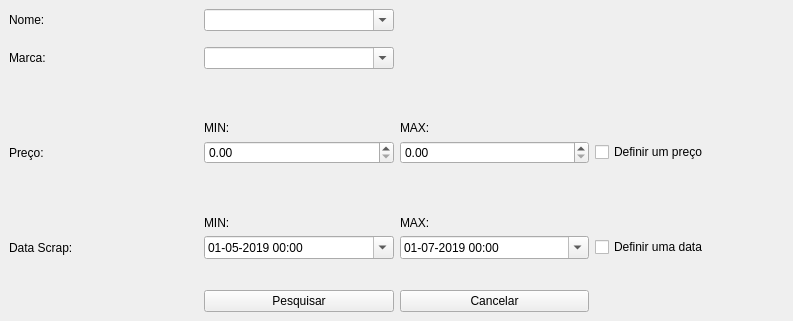
<?xml version="1.0" encoding="UTF-8"?>
<ui version="4.0">
 <class>MainWindow</class>
 <widget class="QMainWindow" name="MainWindow">
  <property name="geometry">
   <rect>
    <x>0</x>
    <y>0</y>
    <width>793</width>
    <height>321</height>
   </rect>
  </property>
  <property name="windowTitle">
   <string>MainWindow</string>
  </property>
  <property name="styleSheet">
   <string notr="true">font: 14pt &quot;Microsoft JhengHei UI&quot;;</string>
  </property>
  <widget class="QWidget" name="centralwidget">
   <layout class="QGridLayout" name="gridLayout">
    <item row="0" column="0">
     <layout class="QGridLayout" name="gridLayout_2">
      <item row="0" column="2">
       <widget class="QComboBox" name="nome_comboBox">
        <property name="autoFillBackground">
         <bool>false</bool>
        </property>
        <property name="editable">
         <bool>true</bool>
        </property>
       </widget>
      </item>
      <item row="6" column="4">
       <widget class="QDateTimeEdit" name="max_dateTimeEdit">
        <property name="dateTime">
         <datetime>
          <hour>0</hour>
          <minute>0</minute>
          <second>0</second>
          <year>2019</year>
          <month>7</month>
          <day>1</day>
         </datetime>
        </property>
        <property name="date">
         <date>
          <year>2019</year>
          <month>7</month>
          <day>1</day>
         </date>
        </property>
        <property name="maximumDateTime">
         <datetime>
          <hour>23</hour>
          <minute>59</minute>
          <second>59</second>
          <year>9999</year>
          <month>12</month>
          <day>31</day>
         </datetime>
        </property>
        <property name="displayFormat">
         <string>dd-MM-yyyy HH:00</string>
        </property>
        <property name="calendarPopup">
         <bool>true</bool>
        </property>
       </widget>
      </item>
      <item row="3" column="4">
       <widget class="QLabel" name="label_6">
        <property name="styleSheet">
         <string notr="true">font: 6pt &quot;MS Shell Dlg 2&quot;;</string>
        </property>
        <property name="text">
         <string>MAX:</string>
        </property>
        <property name="alignment">
         <set>Qt::AlignBottom|Qt::AlignLeading|Qt::AlignLeft</set>
        </property>
       </widget>
      </item>
      <item row="3" column="2">
       <widget class="QLabel" name="label_5">
        <property name="styleSheet">
         <string notr="true">font: 6pt &quot;MS Shell Dlg 2&quot;;</string>
        </property>
        <property name="text">
         <string>MIN:</string>
        </property>
        <property name="alignment">
         <set>Qt::AlignBottom|Qt::AlignLeading|Qt::AlignLeft</set>
        </property>
       </widget>
      </item>
      <item row="5" column="0">
       <spacer name="verticalSpacer">
        <property name="orientation">
         <enum>Qt::Vertical</enum>
        </property>
        <property name="sizeType">
         <enum>QSizePolicy::Fixed</enum>
        </property>
        <property name="sizeHint" stdset="0">
         <size>
          <width>20</width>
          <height>5</height>
         </size>
        </property>
       </spacer>
      </item>
      <item row="5" column="2">
       <widget class="QLabel" name="label_7">
        <property name="styleSheet">
         <string notr="true">font: 6pt &quot;MS Shell Dlg 2&quot;;</string>
        </property>
        <property name="text">
         <string>MIN:</string>
        </property>
        <property name="alignment">
         <set>Qt::AlignBottom|Qt::AlignLeading|Qt::AlignLeft</set>
        </property>
       </widget>
      </item>
      <item row="5" column="4">
       <widget class="QLabel" name="label_8">
        <property name="styleSheet">
         <string notr="true">font: 6pt &quot;MS Shell Dlg 2&quot;;</string>
        </property>
        <property name="text">
         <string>MAX:</string>
        </property>
        <property name="alignment">
         <set>Qt::AlignBottom|Qt::AlignLeading|Qt::AlignLeft</set>
        </property>
       </widget>
      </item>
      <item row="0" column="0">
       <widget class="QLabel" name="label">
        <property name="text">
         <string>Nome:</string>
        </property>
       </widget>
      </item>
      <item row="1" column="0">
       <spacer name="verticalSpacer_3">
        <property name="orientation">
         <enum>Qt::Vertical</enum>
        </property>
        <property name="sizeType">
         <enum>QSizePolicy::Fixed</enum>
        </property>
        <property name="sizeHint" stdset="0">
         <size>
          <width>20</width>
          <height>10</height>
         </size>
        </property>
       </spacer>
      </item>
      <item row="3" column="0">
       <spacer name="verticalSpacer_2">
        <property name="orientation">
         <enum>Qt::Vertical</enum>
        </property>
        <property name="sizeType">
         <enum>QSizePolicy::Fixed</enum>
        </property>
        <property name="sizeHint" stdset="0">
         <size>
          <width>20</width>
          <height>5</height>
         </size>
        </property>
       </spacer>
      </item>
      <item row="4" column="0">
       <widget class="QLabel" name="label_3">
        <property name="text">
         <string>Preço:</string>
        </property>
       </widget>
      </item>
      <item row="2" column="0">
       <widget class="QLabel" name="label_2">
        <property name="text">
         <string>Marca:</string>
        </property>
       </widget>
      </item>
      <item row="2" column="2">
       <widget class="QComboBox" name="marca_comboBox">
        <property name="editable">
         <bool>true</bool>
        </property>
       </widget>
      </item>
      <item row="7" column="0">
       <spacer name="verticalSpacer_5">
        <property name="orientation">
         <enum>Qt::Vertical</enum>
        </property>
        <property name="sizeType">
         <enum>QSizePolicy::Fixed</enum>
        </property>
        <property name="sizeHint" stdset="0">
         <size>
          <width>20</width>
          <height>25</height>
         </size>
        </property>
       </spacer>
      </item>
      <item row="6" column="0">
       <widget class="QLabel" name="label_4">
        <property name="text">
         <string>Data Scrap:</string>
        </property>
       </widget>
      </item>
      <item row="4" column="4">
       <widget class="QDoubleSpinBox" name="max_doubleSpinBox">
        <property name="enabled">
         <bool>true</bool>
        </property>
        <property name="wrapping">
         <bool>false</bool>
        </property>
        <property name="frame">
         <bool>true</bool>
        </property>
        <property name="prefix">
         <string/>
        </property>
       </widget>
      </item>
      <item row="6" column="2">
       <widget class="QDateTimeEdit" name="min_dateTimeEdit">
        <property name="dateTime">
         <datetime>
          <hour>0</hour>
          <minute>0</minute>
          <second>0</second>
          <year>2019</year>
          <month>5</month>
          <day>1</day>
         </datetime>
        </property>
        <property name="displayFormat">
         <string>dd-MM-yyyy HH:mm</string>
        </property>
        <property name="calendarPopup">
         <bool>true</bool>
        </property>
       </widget>
      </item>
      <item row="4" column="5">
       <widget class="QCheckBox" name="preco_checkBox">
        <property name="enabled">
         <bool>true</bool>
        </property>
        <property name="text">
         <string>Definir um preço</string>
        </property>
        <property name="tristate">
         <bool>false</bool>
        </property>
       </widget>
      </item>
      <item row="6" column="5">
       <widget class="QCheckBox" name="data_checkBox">
        <property name="text">
         <string>Definir uma data</string>
        </property>
       </widget>
      </item>
      <item row="4" column="2">
       <widget class="QDoubleSpinBox" name="min_doubleSpinBox"/>
      </item>
      <item row="8" column="4">
       <widget class="QPushButton" name="cancelar_pushButton">
        <property name="text">
         <string>Cancelar</string>
        </property>
       </widget>
      </item>
      <item row="8" column="2">
       <widget class="QPushButton" name="pesquisar_pushButton">
        <property name="text">
         <string>Pesquisar</string>
        </property>
       </widget>
      </item>
     </layout>
    </item>
   </layout>
  </widget>
 </widget>
 <resources/>
 <connections/>
</ui>
